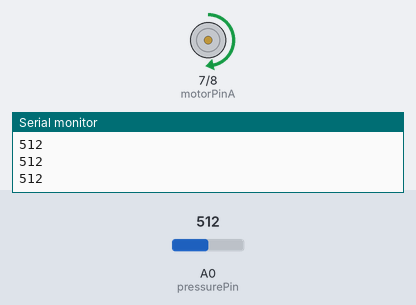
Bench run of a sketch on a simulated Arduino Uno, built with avr-gcc and run on an emulated ATmega328P. Parts: motor-driver pin pairs drawn as motors (green arrow = first pin HIGH = forward, orange = second pin HIGH = backward, longer = more drive, scaled by the enable pin), the last lines printed to the serial monitor. The test bench sets the inputs (shaded band); at power-on: A0 (pressurePin) = 512.

Above: at 1.2 s.
1.3 s: A0 (pressurePin) set to 0
At 2.1 s:
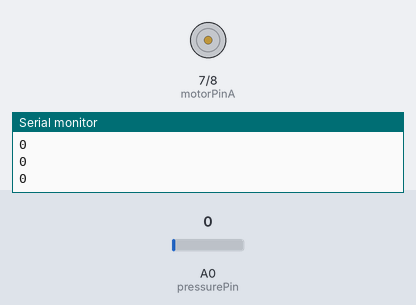
2.8 s: A0 (pressurePin) set to 122
At 3.1 s:
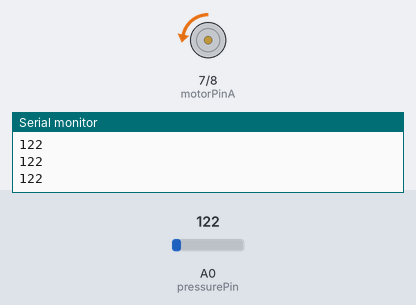
4.3 s: A0 (pressurePin) set to 521
At 5.0 s:
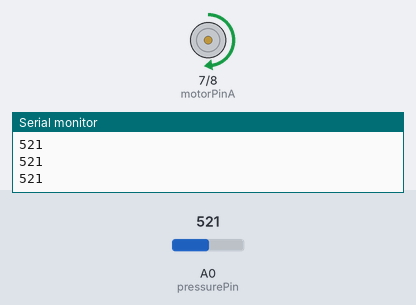
5.8 s: A0 (pressurePin) set to 501
At 7.0 s:
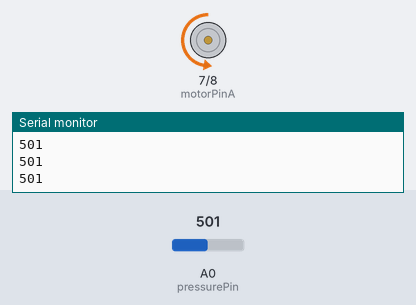
7.3 s: A0 (pressurePin) set to 900
At 8.5 s:
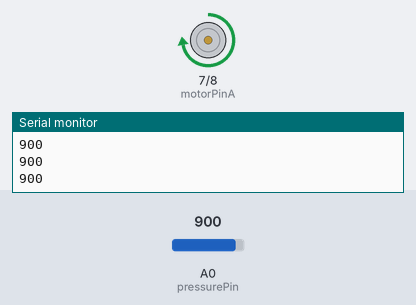
8.8 s: A0 (pressurePin) set to 306
At 10.1 s:
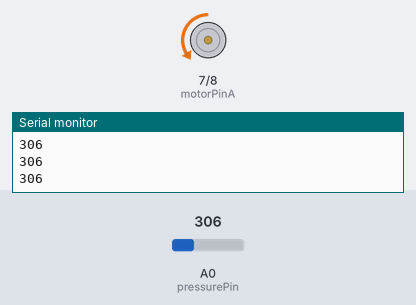
Timing chart, 0 to 11.3 s (numbered marks = the images above; inputs shaded):
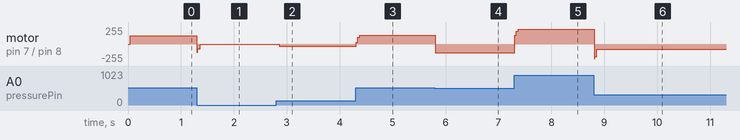

The sketch:

h-bridge.ino
```cpp
int pressurePin = A0;
int force;
int motorSpeed;
int enable = 9;  // PWM pin
int motorPinA = 7;
int motorPinB = 8;

void setup() {
  Serial.begin(9600);
  pinMode(enable, OUTPUT);
  pinMode(motorPinA, OUTPUT);
  pinMode(motorPinB, OUTPUT);
}

void loop() {
  force = analogRead(pressurePin);
  Serial.println(force);
// this would control the faster speed (clockwise)
  if (force > 511) {
    motorSpeed = map(force, 0, 1023, 0, 255);
    forward(motorSpeed);
  }
// this would control the slower speed (counter clockwise)
  if (force < 511) {
    motorSpeed = map(force, 0, 1023, 0, 255);
    reverse(motorSpeed);
  }

  if (force < 0) {
    brake();
  }

}

void forward(int s) {
  digitalWrite(enable, LOW);
  digitalWrite(motorPinA, HIGH);
  digitalWrite(motorPinB, LOW);
  analogWrite(enable, s);

}


void reverse(int s) {
  digitalWrite(enable, LOW);
  digitalWrite(motorPinA, LOW);
  digitalWrite(motorPinB, HIGH);
  analogWrite(enable, s);

}

void brake() {
  digitalWrite(enable, LOW);
  digitalWrite(motorPinA, LOW);
  digitalWrite(motorPinB, LOW);
  digitalWrite(enable, HIGH);

}
```

Measured:
- after the input at 1.3 s, motor on pin 7 (motorPinA) / pin 8 (motorPinB): forward 126/255 → stopped at once
- after the input at 2.8 s, motor on pin 7 (motorPinA) / pin 8 (motorPinB): stopped → backward 30/255 after 0.06 s
- after the input at 4.3 s, motor on pin 7 (motorPinA) / pin 8 (motorPinB): backward 30/255 → forward 129/255 at once
- after the input at 5.8 s, motor on pin 7 (motorPinA) / pin 8 (motorPinB): forward 129/255 → backward 129/255 at once
- after the input at 7.3 s, motor on pin 7 (motorPinA) / pin 8 (motorPinB): backward 129/255 → forward 223/255 at once
- after the input at 8.8 s, motor on pin 7 (motorPinA) / pin 8 (motorPinB): forward 223/255 → backward 76/255 at once
